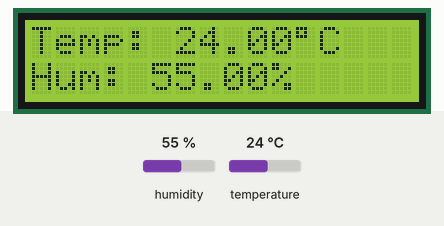
Recording of a sketch running on a simulated ESP32. On the bench: 16×2 character LCD. The inputs (shaded band) are chosen by the test bench; at power-on: humidity 55 %, temperature 24 °C.

Above: at 1.2 s.
1.3 s: humidity set to 22 %
At 3.1 s:
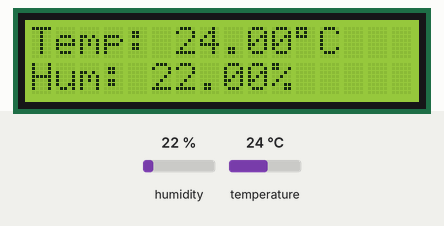
4.1 s: temperature set to 12 °C
At 4.8 s:
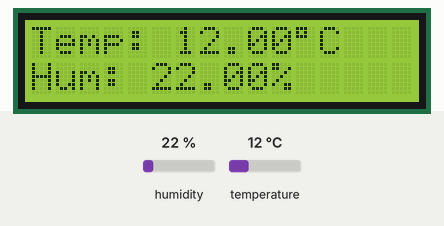
6.9 s: humidity set to 40 %
At 9.4 s:
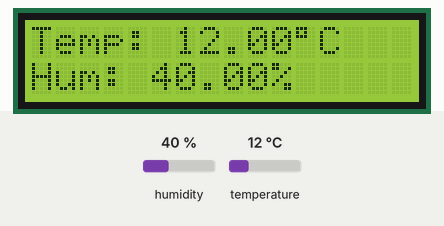
9.8 s: temperature set to 19 °C
At 11.1 s:
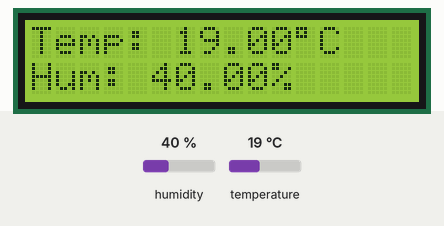
Timing chart, 0 to 12.8 s (numbered marks = the images above; inputs shaded):
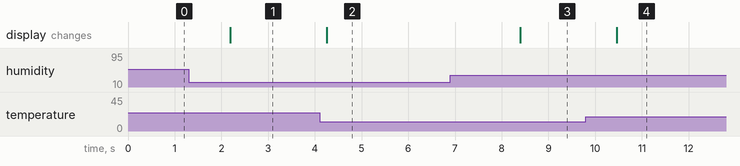

The sketch:

25_lcd_temperatura.ino
```cpp
#include <LiquidCrystal_I2C.h>
#include <Wire.h>
#include <DHT.h>

#define DHTPIN 15
#define DHTTYPE DHT11
DHT dht(DHTPIN, DHTTYPE);


#define SDA 13
#define SCL 14
#define ADDR 0x3F //0x27 // La otra es 0x3F

LiquidCrystal_I2C lcd(ADDR,16,2);


float temp = 0.0;
float hum = 0.0;

void setup() {
  dht.begin();
  Serial.begin(115200);
  Wire.begin(SDA,SCL);
  lcd.init();
  lcd.clear();
  lcd.backlight();
}

void loop() {

  temp = dht.readTemperature();
  hum = dht.readHumidity();
  //lcd.clear();

  lcd.setCursor(0, 0);
  lcd.print("Temp: " + String(temp) + (char)223 + "C");
  lcd.setCursor(0, 1);
  lcd.print("Hum: " + String(hum) + "%");

  delay(1000);

}
```

Measured:
- after the input at 1.3 s, the display: changes after 0.88 s (image 1)
- after the input at 4.1 s, the display: changes after 0.15 s (image 2)
- after the input at 6.9 s, the display: changes after 1.5 s (image 3)
- after the input at 9.8 s, the display: changes after 0.66 s (image 4)
